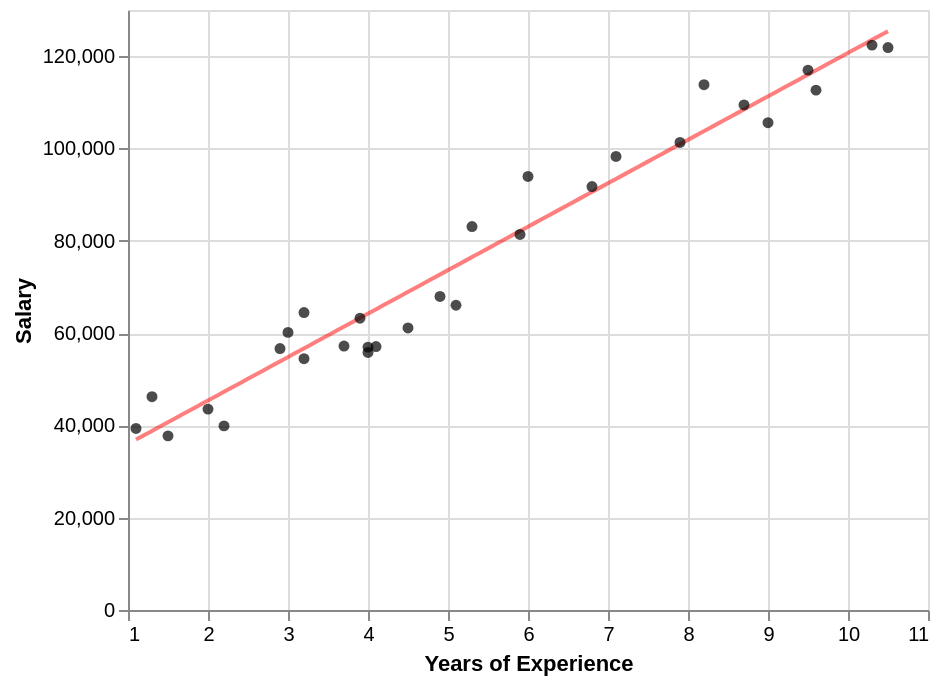

The notebook cell this image was saved under:
### Markdown cell above
## 1.2 Construct HOPs of the salary data

Now that you have all the pieces, you should be able to put them together to construct a HOPs visualization.

First, run the following code chunk a few times: you should notice that the fit line moves each time you run it.

### Code cell
points_chart = get_salary_points_chart()
salary_reg = get_one_bootstrap_salary_fit()
line_chart = get_salary_linear_fit_chart(salary_reg)
line_chart + points_chart

### Figure 1 — Vega-Lite specification as saved in the notebook (floating-point values rounded to 4 significant figures)
{"config": {"view": {"continuousWidth": 400, "continuousHeight": 300}}, "layer": [{"data": {"name": "data-bd018be71be82d9d1ce3c67bcf8fcaf4"}, "mark": {"type": "line", "color": "red", "opacity": 0.5}, "encoding": {"x": {"field": "YearsExperience", "title": "Years of Experience", "type": "quantitative"}, "y": {"field": "Salary", "title": "Salary", "type": "quantitative"}}}, {"data": {"name": "data-09773d8f115bcdd7976eced50e1ebdda"}, "mark": {"type": "circle", "color": "black"}, "encoding": {"x": {"field": "YearsExperience", "title": "Years of Experience", "type": "quantitative"}, "y": {"field": "Salary", "title": "Salary", "type": "quantitative"}}}], "$schema": "https://vega.github.io/schema/vega-lite/v4.17.0.json", "datasets": {"data-bd018be71be82d9d1ce3c67bcf8fcaf4": [{"YearsExperience": 1.1, "Salary": 36930.0}, {"YearsExperience": 1.194, "Salary": 37810.0}, {"YearsExperience": 1.288, "Salary": 38700.0}, {"YearsExperience": 1.382, "Salary": 39580.0}, {"YearsExperience": 1.476, "Salary": 40470.0}, {"YearsExperience": 1.57, "Salary": 41350.0}, {"YearsExperience": 1.664, "Salary": 42240.0}, {"YearsExperience": 1.758, "Salary": 43120.0}, {"YearsExperience": 1.852, "Salary": 44010.0}, {"YearsExperience": 1.946, "Salary": 44890.0}, {"YearsExperience": 2.04, "Salary": 45780.0}, {"YearsExperience": 2.134, "Salary": 46660.0}, {"YearsExperience": 2.228, "Salary": 47550.0}, {"YearsExperience": 2.322, "Salary": 48430.0}, {"YearsExperience": 2.416, "Salary": 49320.0}, {"YearsExperience": 2.51, "Salary": 50200.0}, {"YearsExperience": 2.604, "Salary": 51080.0}, {"YearsExperience": 2.698, "Salary": 51970.0}, {"YearsExperience": 2.792, "Salary": 52850.0}, {"YearsExperience": 2.886, "Salary": 53740.0}, {"YearsExperience": 2.98, "Salary": 54620.0}, {"YearsExperience": 3.074, "Salary": 55510.0}, {"YearsExperience": 3.168, "Salary": 56390.0}, {"YearsExperience": 3.262, "Salary": 57280.0}, {"YearsExperience": 3.356, "Salary": 58160.0}, {"YearsExperience": 3.45, "Salary": 59050.0}, {"YearsExperience": 3.544, "Salary": 59930.0}, {"YearsExperience": 3.638, "Salary": 60820.0}, {"YearsExperience": 3.732, "Salary": 61700.0}, {"YearsExperience": 3.826, "Salary": 62590.0}, {"YearsExperience": 3.92, "Salary": 63470.0}, {"YearsExperience": 4.014, "Salary": 64360.0}, {"YearsExperience": 4.108, "Salary": 65240.0}, {"YearsExperience": 4.202, "Salary": 66130.0}, {"YearsExperience": 4.296, "Salary": 67010.0}, {"YearsExperience": 4.39, "Salary": 67900.0}, {"YearsExperience": 4.484, "Salary": 68780.0}, {"YearsExperience": 4.578, "Salary": 69670.0}, {"YearsExperience": 4.672, "Salary": 70550.0}, {"YearsExperience": 4.766, "Salary": 71440.0}, {"YearsExperience": 4.86, "Salary": 72320.0}, {"YearsExperience": 4.954, "Salary": 73200.0}, {"YearsExperience": 5.048, "Salary": 74090.0}, {"YearsExperience": 5.142, "Salary": 74970.0}, {"YearsExperience": 5.236, "Salary": 75860.0}, {"YearsExperience": 5.33, "Salary": 76740.0}, {"YearsExperience": 5.424, "Salary": 77630.0}, {"YearsExperience": 5.518, "Salary": 78510.0}, {"YearsExperience": 5.612, "Salary": 79400.0}, {"YearsExperience": 5.706, "Salary": 80280.0}, {"YearsExperience": 5.8, "Salary": 81170.0}, {"YearsExperience": 5.894, "Salary": 82050.0}, {"YearsExperience": 5.988, "Salary": 82940.0}, {"YearsExperience": 6.082, "Salary": 83820.0}, {"YearsExperience": 6.176, "Salary": 84710.0}, {"YearsExperience": 6.27, "Salary": 85590.0}, {"YearsExperience": 6.364, "Salary": 86480.0}, {"YearsExperience": 6.458, "Salary": 87360.0}, {"YearsExperience": 6.552, "Salary": 88250.0}, {"YearsExperience": 6.646, "Salary": 89130.0}, {"YearsExperience": 6.74, "Salary": 90020.0}, {"YearsExperience": 6.834, "Salary": 90900.0}, {"YearsExperience": 6.928, "Salary": 91790.0}, {"YearsExperience": 7.022, "Salary": 92670.0}, {"YearsExperience": 7.116, "Salary": 93560.0}, {"YearsExperience": 7.21, "Salary": 94440.0}, {"YearsExperience": 7.304, "Salary": 95320.0}, {"YearsExperience": 7.398, "Salary": 96210.0}, {"YearsExperience": 7.492, "Salary": 97090.0}, {"YearsExperience": 7.586, "Salary": 97980.0}, {"YearsExperience": 7.68, "Salary": 98860.0}, {"YearsExperience": 7.774, "Salary": 99750.0}, {"YearsExperience": 7.868, "Salary": 100600.0}, {"YearsExperience": 7.962, "Salary": 101500.0}, {"YearsExperience": 8.056, "Salary": 102400.0}, {"YearsExperience": 8.15, "Salary": 103300.0}, {"YearsExperience": 8.244, "Salary": 104200.0}, {"YearsExperience": 8.338, "Salary": 105100.0}, {"YearsExperience": 8.432, "Salary": 105900.0}, {"YearsExperience": 8.526, "Salary": 106800.0}, {"YearsExperience": 8.62, "Salary": 107700.0}, {"YearsExperience": 8.714, "Salary": 108600.0}, {"YearsExperience": 8.808, "Salary": 109500.0}, {"YearsExperience": 8.902, "Salary": 110400.0}, {"YearsExperience": 8.996, "Salary": 111300.0}, {"YearsExperience": 9.09, "Salary": 112100.0}, {"YearsExperience": 9.184, "Salary": 113000.0}, {"YearsExperience": 9.278, "Salary": 113900.0}, {"YearsExperience": 9.372, "Salary": 114800.0}, {"YearsExperience": 9.466, "Salary": 115700.0}, {"YearsExperience": 9.56, "Salary": 116600.0}, {"YearsExperience": 9.654, "Salary": 117400.0}, {"YearsExperience": 9.748, "Salary": 118300.0}, {"YearsExperience": 9.842, "Salary": 119200.0}, {"YearsExperience": 9.936, "Salary": 120100.0}, {"YearsExperience": 10.03, "Salary": 121000.0}, {"YearsExperience": 10.12, "Salary": 121900.0}, {"YearsExperience": 10.22, "Salary": 122800.0}, {"YearsExperience": 10.31, "Salary": 123600.0}, {"YearsExperience": 10.41, "Salary": 124500.0}, {"YearsExperience": 10.5, "Salary": 125400.0}], "data-09773d8f115bcdd7976eced50e1ebdda": [{"YearsExperience": 1.1, "Salary": 39340.0}, {"YearsExperience": 1.3, "Salary": 46200.0}, {"YearsExperience": 1.5, "Salary": 37730.0}, {"YearsExperience": 2.0, "Salary": 43520.0}, {"YearsExperience": 2.2, "Salary": 39890.0}, {"YearsExperience": 2.9, "Salary": 56640.0}, {"YearsExperience": 3.0, "Salary": 60150.0}, {"YearsExperience": 3.2, "Salary": 54440.0}, {"YearsExperience": 3.2, "Salary": 64440.0}, {"YearsExperience": 3.7, "Salary": 57190.0}, {"YearsExperience": 3.9, "Salary": 63220.0}, {"YearsExperience": 4.0, "Salary": 55790.0}, {"YearsExperience": 4.0, "Salary": 56960.0}, {"YearsExperience": 4.1, "Salary": 57080.0}, {"YearsExperience": 4.5, "Salary": 61110.0}, {"YearsExperience": 4.9, "Salary": 67940.0}, {"YearsExperience": 5.1, "Salary": 66030.0}, {"YearsExperience": 5.3, "Salary": 83090.0}, {"YearsExperience": 5.9, "Salary": 81360.0}, {"YearsExperience": 6.0, "Salary": 93940.0}, {"YearsExperience": 6.8, "Salary": 91740.0}, {"YearsExperience": 7.1, "Salary": 98270.0}, {"YearsExperience": 7.9, "Salary": 101300.0}, {"YearsExperience": 8.2, "Salary": 113800.0}, {"YearsExperience": 8.7, "Salary": 109400.0}, {"YearsExperience": 9.0, "Salary": 105600.0}, {"YearsExperience": 9.5, "Salary": 117000.0}, {"YearsExperience": 9.6, "Salary": 112600.0}, {"YearsExperience": 10.3, "Salary": 122400.0}, {"YearsExperience": 10.5, "Salary": 121900.0}]}}
